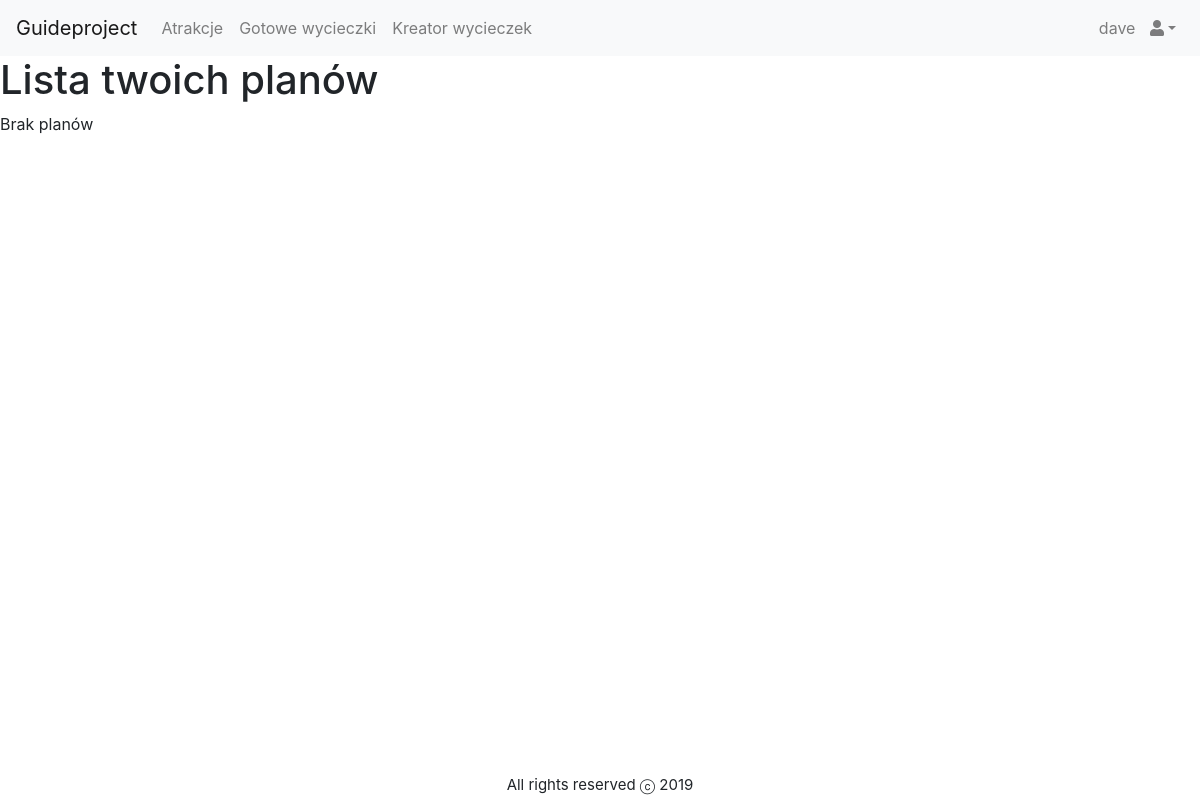
Page /guide/mytripplans (signed in) on the earlier database version.
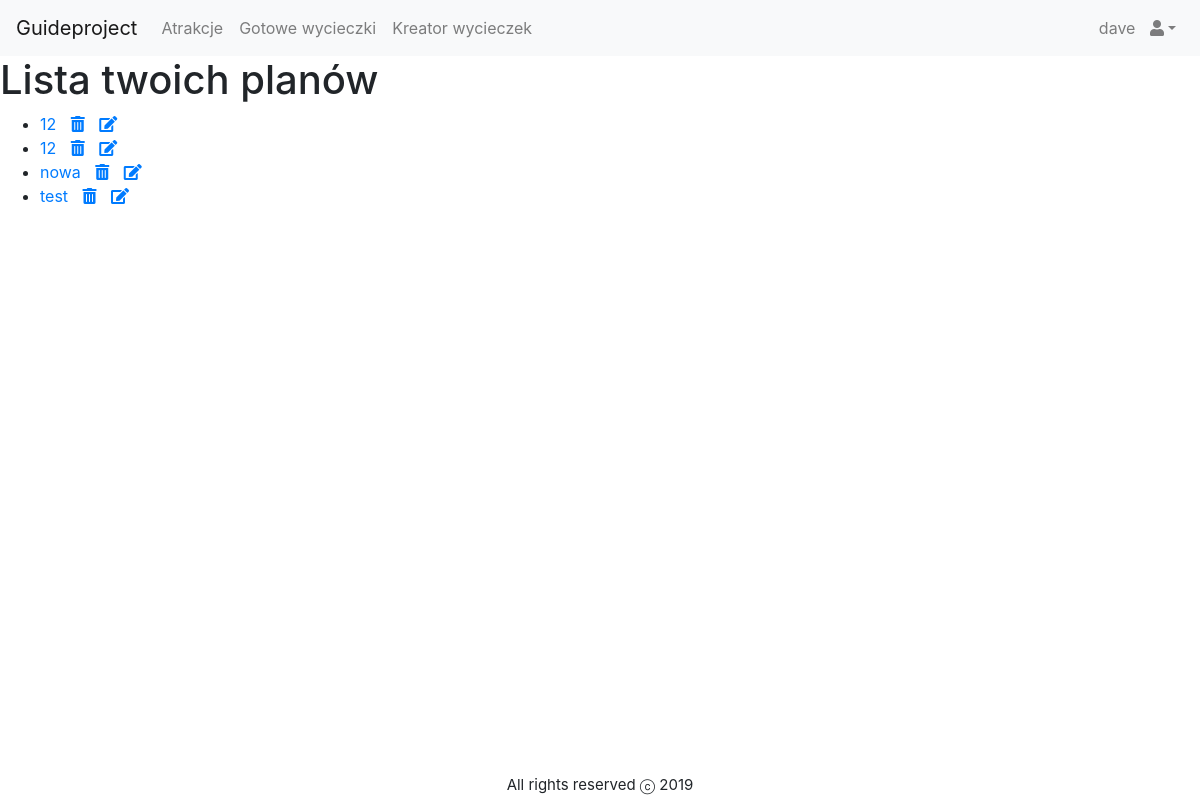
Same page on the later database version.
### guide/models.py (models this page shows, shortened)
class TripPlan(models.Model):
    name = models.CharField(_("Name"), max_length=150)
    creator = models.ForeignKey("Client", verbose_name=_(
        "Creator"), on_delete=models.CASCADE, null=True, blank=True)
    attractions = models.ManyToManyField(
        "Attraction", verbose_name=_("Attraction list"))
    class Meta:
        ordering = ['name']

### guide/views.py (the view)
# urls.py: path("mytripplans", views.MyTripPlanListView.as_view(), name="my-trip-plans"),
class MyTripPlanListView(ListView):
    model = TripPlan
    template_name = "guide/mytripplan_list.html"
    context_object_name = "mytripplans"
    def get_queryset(self):
        return TripPlan.objects.filter(creator=self.request.user)

### guide/templates/guide/mytripplan_list.html (shortened to what this page needs)
{% extends "base.html" %}
{% block content %}
    <h1>Lista twoich planów</h1>
    {% if mytripplans %}
        <ul>
        {% for trip_plan in mytripplans  %}
        <li>
            <a href="{% url 'trip-plan-detail' trip_plan.pk %}" >{{trip_plan.name}}</a>
            <a href="{% url 'remove-my-plan' trip_plan.pk %}">
                <i class="fas fa-trash-alt binIcon"></i>
            </a>
            <a href="{% url 'edit-my-plan' trip_plan.pk %}">
                <i class="fas fa-edit"></i>
            </a>
        </li>
        {% endfor %}
        </ul>
    {% else %}
        <p>Brak planów</p>
    {% endif %}
{% endblock content %}

Differences in the rows shown:
added TripPlan: name "12"
added TripPlan: name "12"
added TripPlan: name "nowa"
added TripPlan: name "test"
Other differences:
text no longer shown: "Brak planów"
